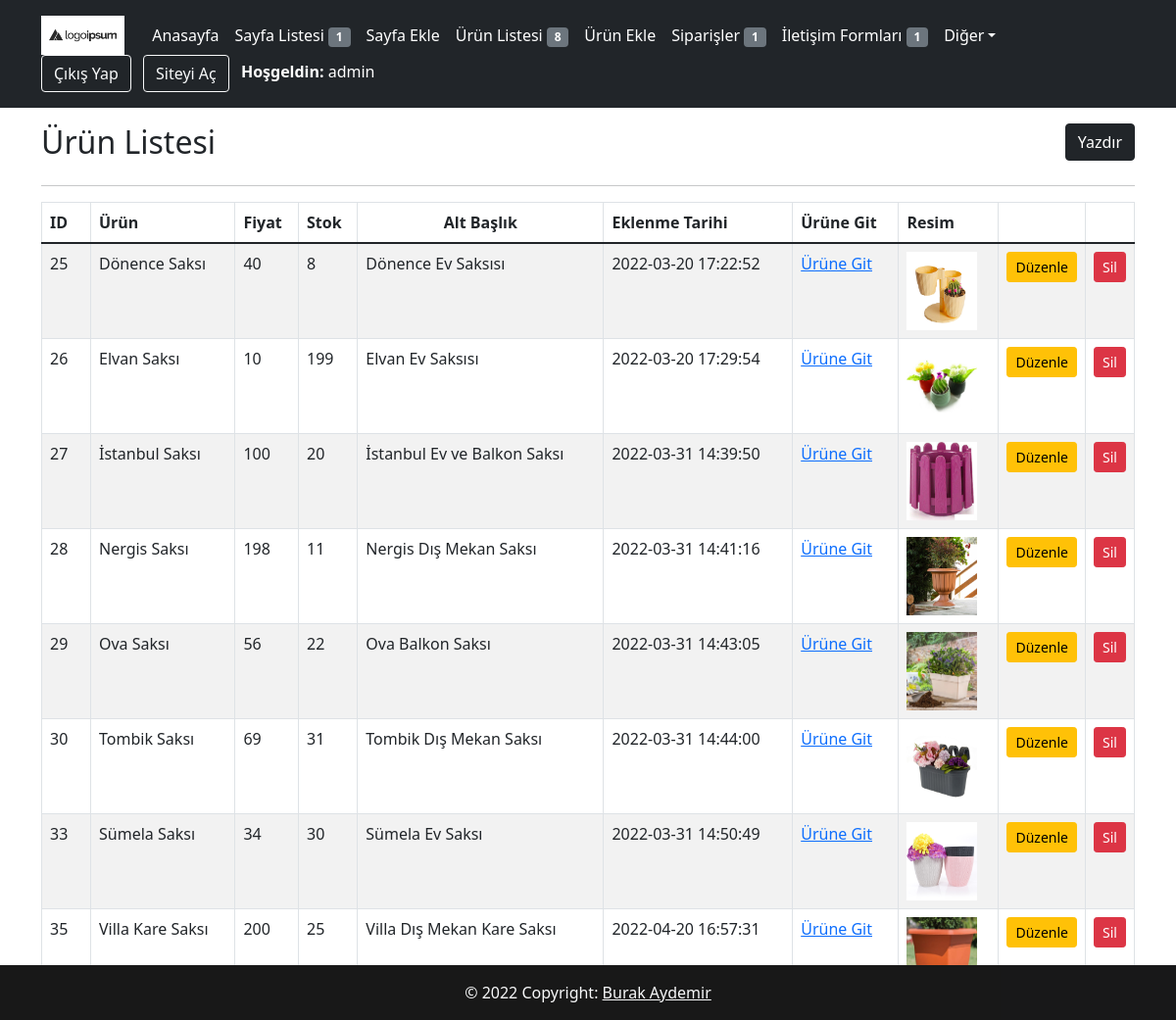
/admin/?page=urunler (signed in), run on the app's committed database.
### tables this page shows
CREATE TABLE `urunler` (
  `id` int(11) NOT NULL,
  `baslik` varchar(255) NOT NULL,
  `aciklama` text DEFAULT NULL,
  `icerik` text DEFAULT NULL,
  `fiyat` double NOT NULL,
  `stok` int(11) NOT NULL DEFAULT 0,
  `gorsel` varchar(255) DEFAULT NULL,
  `durum` tinyint(4) NOT NULL DEFAULT 1,
  `eklenme` timestamp NOT NULL DEFAULT current_timestamp()
);

### admin/functions.php (called while the page is built)
<?php
    function url($devami=''){
        return SITE_URL.'/admin/' . $devami;
    }
?>

### admin/pages/urunler/urun_listesi.php (the view, shortened to what this page needs)
<!DOCTYPE html>
<html lang="en">
<head>
</head>
<body>
<?php
    $urunler = $db->query('SELECT * FROM urunler');
?>
<div class="row">
    <div class="col-6"><h2>Ürün Listesi</h2>
    </div>
    <div class="col-6 text-right justify-content-end ">
        <a href="#" class="btn btn-dark float-end" onclick="window.print()">Yazdır</a>
    </div>
</div>
<hr>
<table class="table table-bordered table-hover table-striped">
    <thead>
        <tr>
            <th width="50">ID</th>
            <th>Ürün</th>
            <th>Fiyat</th>
            <th>Stok</th>
            <th class="text-center">Alt Başlık</th>
            <th>Eklenme Tarihi</th>
            <th>Ürüne Git</th>
            <th>Resim</th>
            <th width="50"></th>
            <th width="50"></th>
        </tr>
    </thead>
    <tbody>
    <?php while($urun = $urunler->fetch_array()){ ?>
        <tr>
            <td><?php echo $urun["id"] ?></td>
            <td><?php echo $urun["baslik"] ?>   </td>
            <td><?php echo $urun["fiyat"] ?></td>
            <td><?php echo $urun["stok"] ?></td>
            <td><?php echo $urun["aciklama"] ?></td>
            <td><?php echo $urun["eklenme"]?></td>
            <td>
                    <a target="_blank" href="<?php echo SITE_URL.'?page=detay&id='.$urun['id']; ?>">Ürüne Git</a>
            </td>
            <td>
                <img src="<?php echo  SITE_URL.'/assets/uploads/'. $urun['gorsel'];  ?>" alt=""  style="width: 72px; height: 80px;">
        </td>
            <td><a href="<?php echo url('?page=urunler&is=duzenle&id='.$urun['id']); ?>" class="btn btn-warning btn-sm">Düzenle</a></td>
            <td><a href="<?php echo url('?page=urunler&is=sil&id='.$urun['id']); ?>" class="btn btn-danger btn-sm">Sil</a></td>
        </tr>
        <?php }?>
    </tbody>
</table>
</body>
</html>

### data on the page
urunler: id "25", baslik "Dönence Saksı", fiyat "40", stok "8", aciklama "Dönence Ev Saksısı", eklenme "2022-03-20 17:22:52", gorsel (picture)
urunler: id "26", baslik "Elvan Saksı", fiyat "10", stok "199", aciklama "Elvan Ev Saksısı", eklenme "2022-03-20 17:29:54", gorsel (picture)
urunler: id "27", baslik "İstanbul Saksı", fiyat "100", stok "20", aciklama "İstanbul Ev ve Balkon Saksı", eklenme "2022-03-31 14:39:50", gorsel (picture)
urunler: id "28", baslik "Nergis Saksı", fiyat "198", stok "11", aciklama "Nergis Dış Mekan Saksı", eklenme "2022-03-31 14:41:16", gorsel (picture)
urunler: id "29", baslik "Ova Saksı", fiyat "56", stok "22", aciklama "Ova Balkon Saksı", eklenme "2022-03-31 14:43:05", gorsel (picture)
urunler: id "30", baslik "Tombik Saksı", fiyat "69", stok "31", aciklama "Tombik Dış Mekan Saksı", eklenme "2022-03-31 14:44:00", gorsel (picture)
urunler: id "33", baslik "Sümela Saksı", fiyat "34", stok "30", aciklama "Sümela Ev Saksı", eklenme "2022-03-31 14:50:49", gorsel (picture)
urunler: id "35", baslik "Villa Kare Saksı", fiyat "200", stok "25", aciklama "Villa Dış Mekan Kare Saksı", eklenme "2022-04-20 16:57:31", gorsel (picture)

### other printed values
$rowss "1"
$rows "8"
$siparissayi "1"
$formsay "1"
$_SESSION['admin_bilgileri']['username'] "admin"
